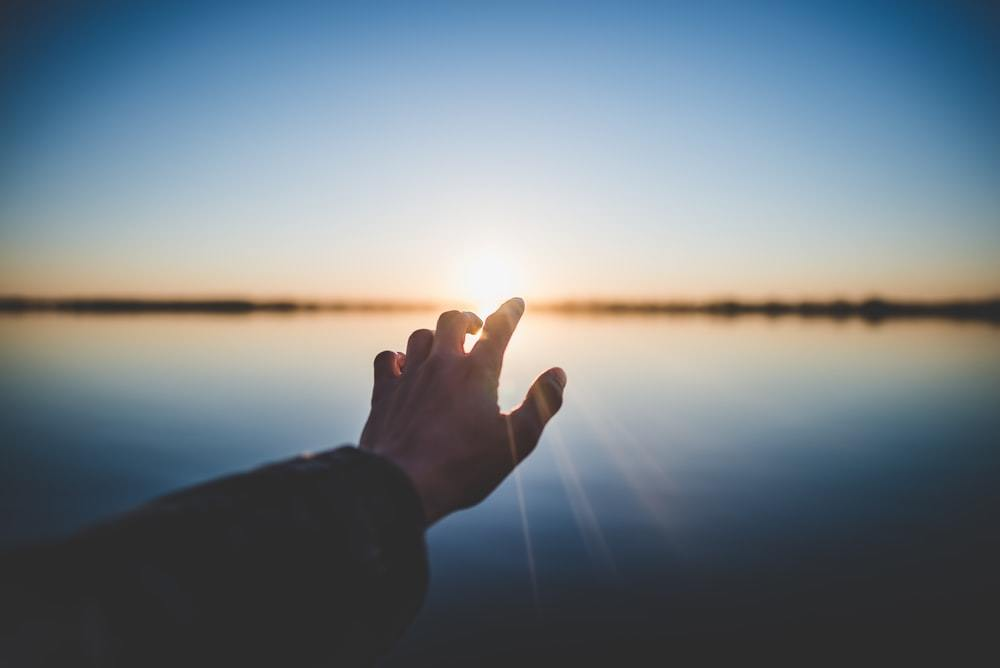
#> input picture Hrany_GUI/obrazok_hrany.jpg, 1000 x 668 px
$ python filtry.py   (older library calls are emulated)
#> lines starting #> are read from the running program, lines starting #| are printed output that depends on the picture
import cv2
import numpy as np

# Pomocou funkcie IMREAD_GRAYSCALE sa obrázok prevedie do šedého formátu, ktorý
# sa následne bude používať pri prahovaní (thresholding)
img_gray = cv2.imread('obrazok_hrany.jpg', cv2.IMREAD_GRAYSCALE)
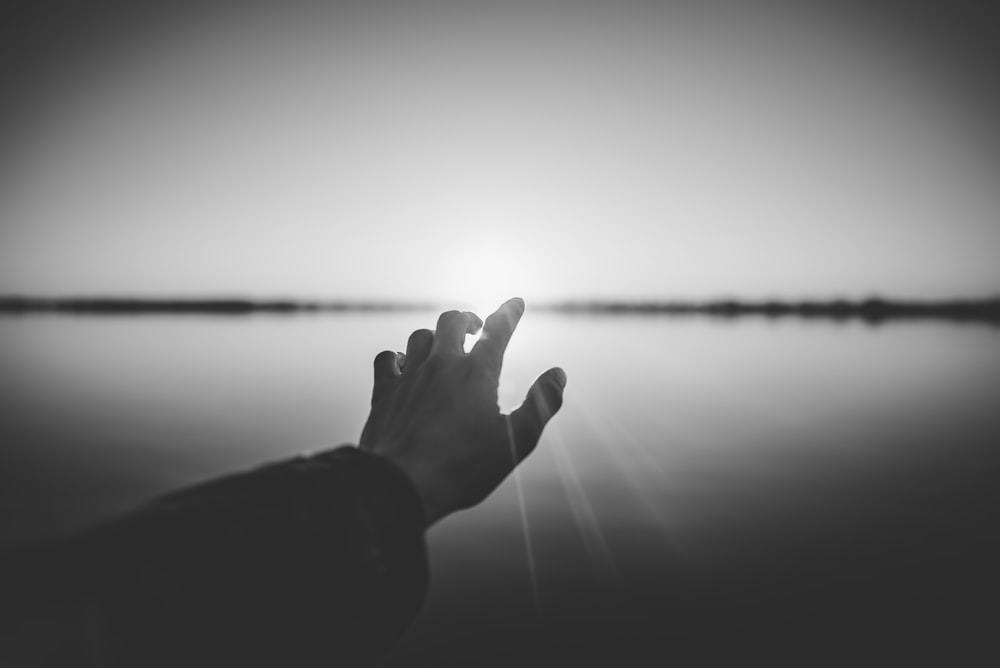
#> img_gray: shape (668, 1000); min 33, max 255, mean 123.5
threshold_low_value = 0

def SetPicture(path):
    global img_gray
    img_gray = cv2.imread(path, cv2.IMREAD_GRAYSCALE)

# Použitie funkcie GaussainBlur na obrázok, z dôvodu zníženia šumu v obrázku. Funkcia zjemní vysoké výkyvy intenzít pixelov,
# zníži šum a zlepší tak identifikáciu okrajov. V argumentoch funkcie sa nachádza obrázok, veľkosť Gaussoveského jadra
# (3x3) a hodnota 0 znamená, že štandardná odchýlka sa vypočíta automaticky na základe veľkosti jadra.
# Zjemnenený obrázok sa použije u Laplaceovho operátora, nakoľko Laplaceov operátor je citlivý na akýkoľvek šum.
def GausSum():
    img_blur = cv2.GaussianBlur(img_gray, (3,3), 0)
    return img_blur

# Typy operátorov pre detekciu hran
# Laplaceov operátor
# Do funkcie je zadadný vstupný obrázok img_blur a druhý parameter hovorí o tom v ako formáte má byť výstupný obrázok (64bit float).
# Ako obrázok bol použitý obrázok, na ktorý už bolo použité Gaussove rozostrenie.
# [4 lines left out: function laplacian, not called in this run]

# Sobelov operator
# Detekcia hran sa realizuje pomocou dvoch jadier (kernelov) - jedno pre osu X a jedno pres osu Y. Tieto jadrá sa
# konvoluujú so vstupným obrázkom a výstupom konvolúcie sú gradienty.
# Do funkcie sa zadáva vstupný obrázok v šedom tóne, násldne sa zadáva dátový typ výstupného obrázku (64 bit float),
# následne je prvý parameter dx, to znamená, že ak je rovno 1, tak je určené, že sa počíta prvá derivácia v smere x,
# ak je rovno 0, tak sa nepočíta deriváacia v smere x. To isté platí analogicky pre posledný parameter dy.
# Pre sobel_xy platí, že sa počíta prvá derivácia aj v smere x aj v smere y, preto je dx=1 aj dy=1.
def sobel_X():
    sobel_x = cv2.Sobel(img_gray, cv2.CV_64F, 1,0)
    return sobel_x

def sobel_Y():
    sobel_y = cv2.Sobel(img_gray, cv2.CV_64F, 0,1)
    return sobel_y

def sobel_XY():
    sobel_xy = cv2.Sobel(img_gray, cv2.CV_64F, 1,1)
    return  sobel_xy


# Prewittov operator X
# Ako sa prvé sa určia masky pre os X a pre os Y, ktoré už sú zadefinované v literatúre.
# [74 lines left out: functions prewitt_x, prewitt_y, prewitt_xy, robinson, canny_detect, simple_thresholding and 1 more, not called in this run]
